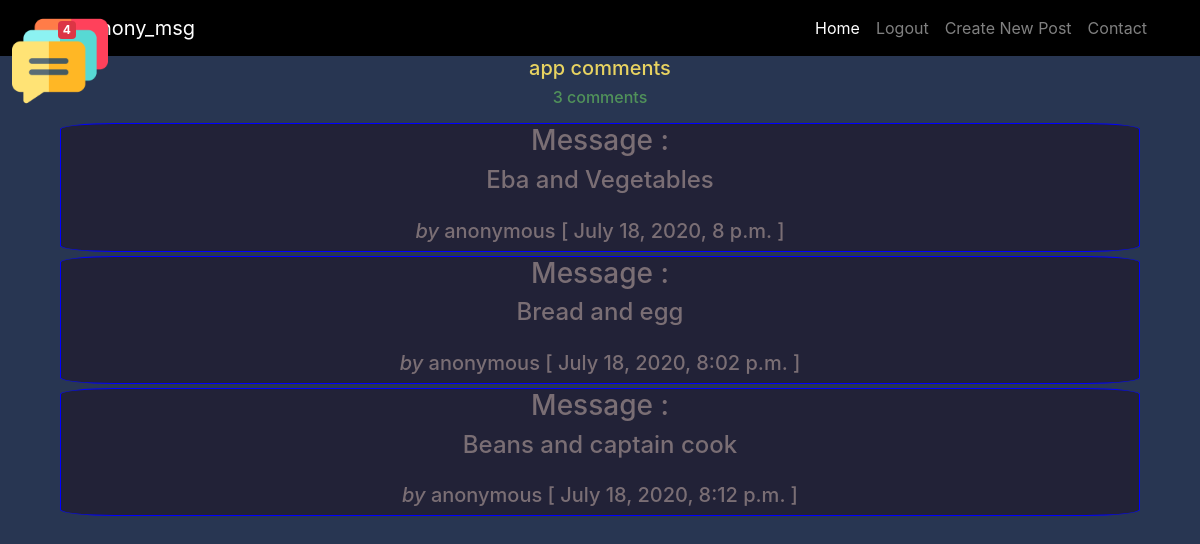
The app's page /comment/5/ (signed in) with its own data.
### msg/models.py (models this page shows, shortened)
class Post (models.Model):
    text = models.TextField(max_length=1000)
    name = models.ForeignKey(User,on_delete=models.CASCADE,related_name='ano_name')
    nickname = models.CharField(max_length=14)
    date_created= models.DateTimeField(auto_now_add=True,null=True)

class Comment (models.Model):
    post = models.ForeignKey(Post, null=True,on_delete=models.CASCADE,related_name='comments')
    text = models.TextField(max_length=1000)
    date_created= models.DateTimeField(auto_now_add=True,null=True)
    active = models.BooleanField(default=True)

### msg/views.py (the view)
# urls.py: path('comment/<str:pi>/', views.comment_lock, name="comment_lock/"),
@login_required(login_url='login')
def comment_lock (request,pi):
    current_user = request.user
    ad = current_user.id
    post = get_object_or_404(Post,pk=pi)
    comments = post.comments.filter(active=True)
    return render(request,'msg/detail.html',{'post':post,'comments':comments,'ad':ad})

### msg/templates/msg/detail.html (shortened to what this page needs)
{% extends 'msg/base.html' %}
{% block content %}
<div class="container">
{% if ad == post.name_id %}
<h5 style="color:#e8d361">{{post.name}} comments</h5>
{% with comments.count as total_comments %}
 <h6 style="color:#5dad5dc4">
 {{ total_comments }} comment{{ total_comments|pluralize }}
 </h6>
{% endwith %}
{% for comment in comments %}
<div id="ctt" class="card text-center bg-none">
    <h3 id="fl" style="color:#9f8d8db6">Message :</h3>
    <h4 id="fl" style="color:#9f8d8db6">{{ comment.text|linebreaks }}</h4>
    <h5 style="color:#9f8d8db6"><cite>by</cite> anonymous [ {{ comment.date_created }} ]</h5>
</div>
{% endfor %}
{% else %}
<div class="card">
<h1 style="color:#9f8d8db6">can't view {{post.name}} comments section because you are not the owner </h1>
</div>
{% endif %}
</div>
{% endblock %}

### msg/static/msg/css/style.css (style rules this page uses)
body { background-color: #283652; }

### msg/templates/msg/detail.html (style rules this page uses)
#ctt { border-radius: 5%; border-color: blue; margin-top: 4px; }
.bg-none { background: rgb(34,34,55); }
#fl { float: left; }

### records on screen
Post: name "app"
Comment: text "Eba and Vegetables", date_created "July 18, 2020, 8 p.m."
Comment: text "Bread and egg", date_created "July 18, 2020, 8:02 p.m."
Comment: text "Beans and captain cook", date_created "July 18, 2020, 8:12 p.m."

### other values on screen
{{ total_comments }} "3"
